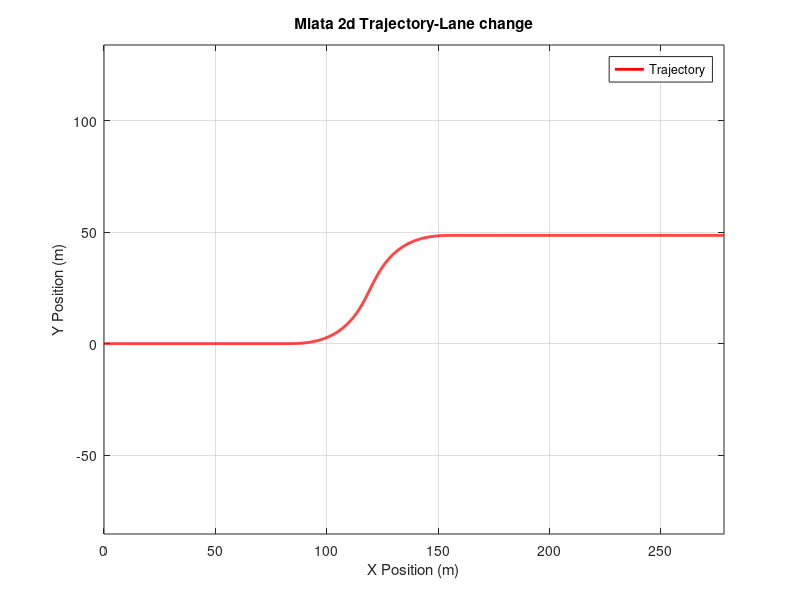
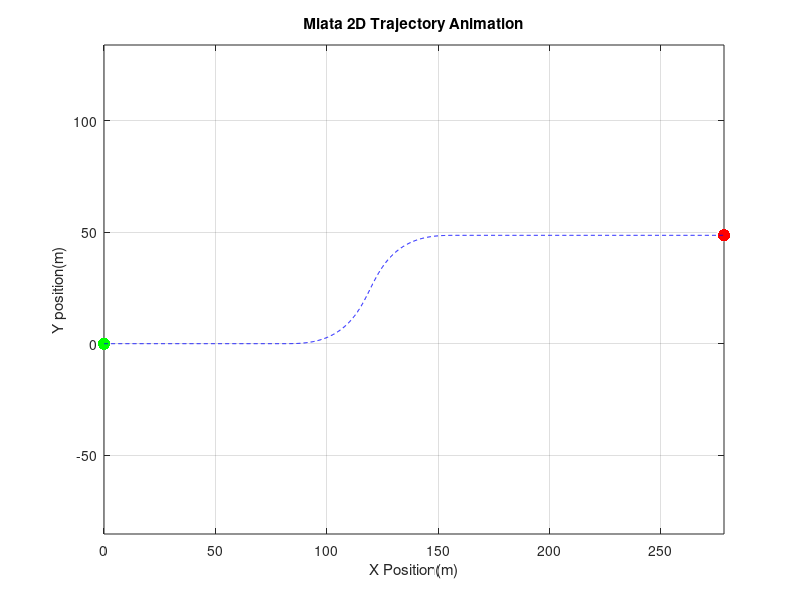

MATLAB code to generate these figures, in order:
clc,clear,close all;
%% Simulation Parameters
dt =0.01;                     %time step(s)
N=1500;                       %total number of steps
L=2.5;                       %wheelbase (m)
v_const=20;                 %constant vehicle speed (m/s

%% preallocate arrays
x=zeros(1,N);           % X Position(m)            
y=zeros(1,N);           % Y Position(m)
theta=zeros(1,N);          % heading angle (rad)
v=v_const*ones(1,N);        %velocity (m/s)
delta=zeros(1,N);           % steering angle

%% Initial Conditions
x(1)=0;                
y(1) =0;
theta(1)=0;          %Along the X-axis

%% Steering Profile - Lane change 
t_half = 0:dt:2.49;      %duration for each half of manoever (-2.5s)
% Steer left
delta (401:400+length(t_half)) = deg2rad(5) * sin(pi*t_half / max(t_half));
% Steer right
delta(401+length(t_half):400+2*length(t_half)) = -deg2rad(5) *sin(pi*t_half/max(t_half));
% Straighten out
delta (400+2*length(t_half)+1:end) =0;
%% Simulation loop 
for i =1 :N-1
    x(i+1) = x(i) + v(i) * cos(theta(i))*dt;
    y(i+1) = y(i) + v(i) * sin(theta(i))*dt;
    theta(i+1) = theta(i) + (v(i)/L) * tan(delta(i))*dt;
end
%% Trajectory plot
figure (1)
plot(x,y,'r','LineWidth',2);
%barh (x)
% scatter (x(1),y(1),80,'g','filled'); %start point
% scatter (x(end),y(end),80,'r','filled'); %end point
xlabel ('X Position (m)');
ylabel ('Y Position (m)');
title ('Miata 2d Trajectory-Lane change')
grid on
axis equal
legend('Trajectory','Start','End','Location','best')
%%   Trajectory animation
figure 
car_marker = plot(x(1),y(1),'wo','MarkerFaceColor','w','MarkerSize',8);
hold on
scatter (x(1),y(1),80,'g','filled') %start point
scatter (x(end),y(end),80,'r','filled'); %end point
plot (x,y,'--b'); 
xlabel ('X Position(m)');
ylabel('Y position(m)');
title ('Miata 2D Trajectory Animation')
axis equal
grid on
for i=1:5:N
    set(car_marker,'XData',x(i),'YData',y(i));
    drawnow
end
